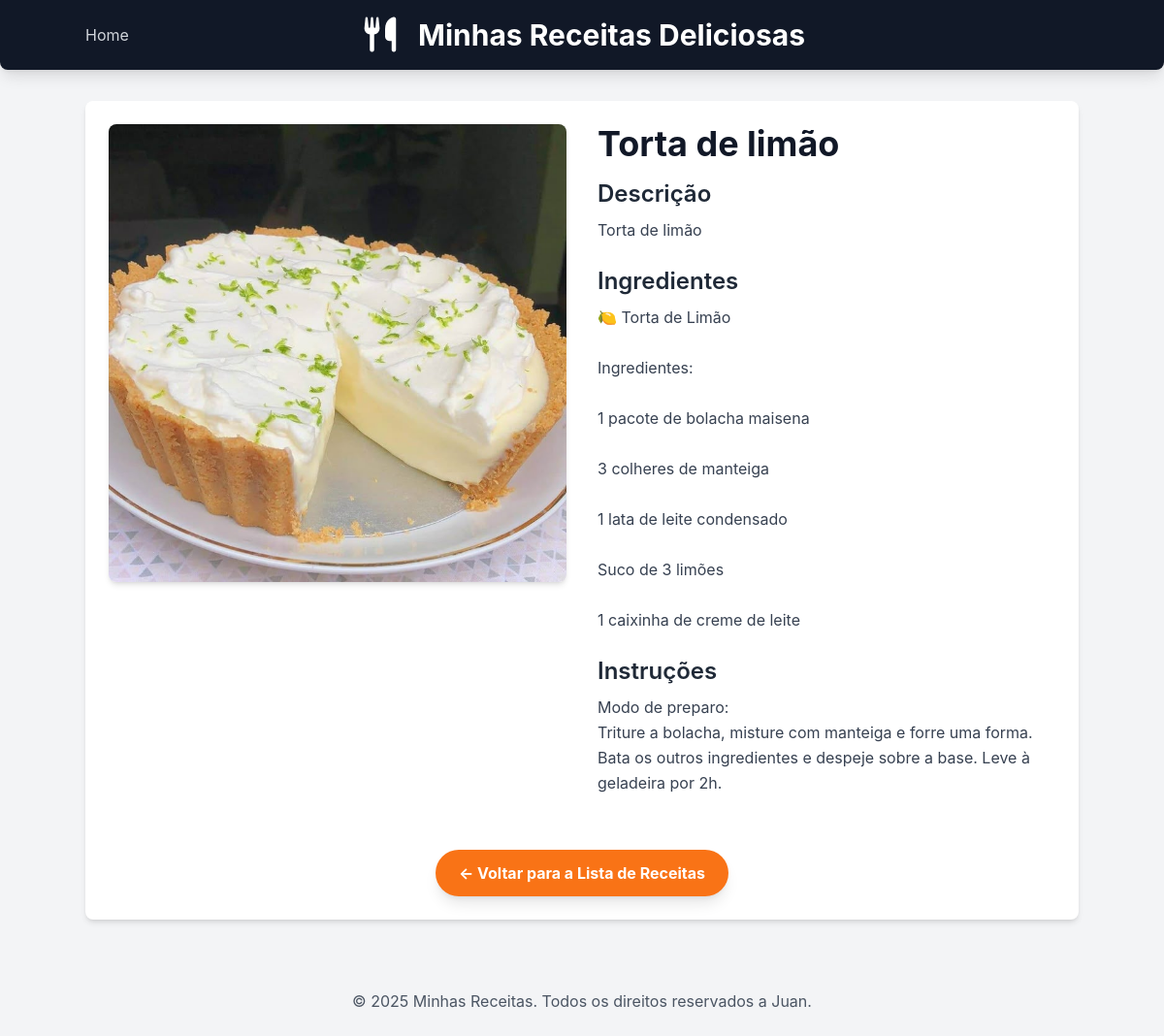
Page /receitas/receitas/4/ on the committed database.
### receitas/models.py (models this page shows, shortened)
class Receita(models.Model):
    CATEGORIAS = [
        ('comida', 'Comida'),
        ('sobremesa', 'Sobremesa'),
        ('drink', 'Drink'),
    ]
    title = models.CharField("Título", max_length=200)
    description = models.TextField("Descrição")
    ingredients = models.TextField("Ingredientes")
    instructions = models.TextField("Modo de preparo")
    image = models.ImageField(
        "Imagem",
        upload_to='receitas/images',
        blank=True,
        null=True
    )
    categoria = models.CharField(
        "Categoria",
        max_length=20,
        choices=CATEGORIAS,
        default='comida'
    )
    created_at = models.DateTimeField(auto_now_add=True)
    updated_at = models.DateTimeField(auto_now=True)
    class Meta:
        verbose_name = "Receita"
        verbose_name_plural = "Receitas"
        ordering = ['-created_at']

### receitas/views.py (the view)
# urls.py: path('receitas/<int:id>/', views.receita_detail, name='receita_detail'),
def receita_detail(request, id):
    receita = get_object_or_404(Receita, pk=id)
    return render(request, 'receitas/receita_detail.html', {'receita': receita})

### receitas/templates/receitas/receita_detail.html (shortened to what this page needs)
{% extends "receitas/base.html" %}
{% block content %}
    <div class="flex flex-col md:flex-row gap-8">
        {% if receita.image %}
            <div class="md:w-1/2">
                <img src="{{ receita.image.url }}" alt="[Imagem de {{ receita.title }}]" class="w-full h-auto object-cover rounded-lg shadow-md">
            </div>
        {% endif %}
        <div class="md:w-1/2">
            <h2 class="text-4xl font-bold text-gray-900 mb-4">{{ receita.title }}</h2>
            <h3 class="text-2xl font-semibold text-gray-800 mb-2">Descrição</h3>
            <p class="text-gray-700 mb-6 leading-relaxed">{{ receita.description }}</p>
            <h3 class="text-2xl font-semibold text-gray-800 mb-2">Ingredientes</h3>
            <p class="text-gray-700 mb-6 leading-relaxed whitespace-pre-wrap">{{ receita.ingredients }}</p>
            <h3 class="text-2xl font-semibold text-gray-800 mb-2">Instruções</h3>
            <p class="text-gray-700 mb-6 leading-relaxed whitespace-pre-wrap">{{ receita.instructions }}</p>
        </div>
    </div>
    <div class="mt-8 text-center">
        <a href="{% url 'home' %}" class="inline-block bg-orange-500 hover:bg-orange-600 text-white font-bold py-3 px-6 rounded-full transition duration-300 ease-in-out shadow-lg">
            &larr; Voltar para a Lista de Receitas
        </a>
    </div>
{% endblock %}

### receitas/templates/receitas/base.html (style rules this page uses)
body { font-family: 'Inter', sans-serif; }

### rows in the picture
Receita: image (picture), title "Torta de limão", description "Torta de limão", ingredients "🍋 Torta de Limão Ingredientes: 1 pacote de bolacha maisena 3 colheres de manteiga 1 lata de leite condensado Suco de 3 limões 1 caixinha de creme de leite", instructions "Modo de preparo: Triture a bolacha, misture com manteiga e forre uma forma. Bata os outros ingredientes e despeje sobre a base. Leve à geladeira por 2h."
